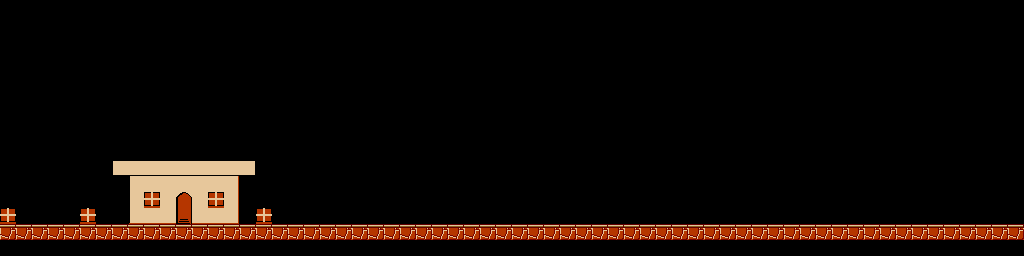

This game map was drawn from its Tiled (.tmx) file and the tilesets committed beside it. A one-line description and the trimmed map source follow:
An orthogonal 64x16 tile map with 16x16 px tiles, 2 tile layers (Capa de patrones 1, Capa de patrones 2).

<map version="1.2" tiledversion="1.3.5" orientation="orthogonal" renderorder="right-down" width="64" height="16" tilewidth="16" tileheight="16" infinite="0" nextlayerid="3" nextobjectid="1">
 <editorsettings>
  <export target="MaxioN1.json" format="json" />
 </editorsettings>
 <tileset firstgid="1" name="TileSetMaxio" tilewidth="16" tileheight="16" tilecount="30" columns="5">
  <image source="TileSetMaxio.png" trans="ff00ff" width="80" height="96" />
  <tile id="0">
   <properties>
    <property name="collides" type="bool" value="true" />
   </properties>
  </tile>
  <tile id="1">
   <properties>
    <property name="collides" type="bool" value="true" />
   </properties>
  </tile>
  <tile id="2">
   <properties>
    <property name="collides" type="bool" value="true" />
   </properties>
  </tile>
  <tile id="5">
   <properties>
    <property name="collides" type="bool" value="true" />
   </properties>
  </tile>
  <tile id="6">
   <properties>
    <property name="collides" type="bool" value="false" />
   </properties>
  </tile>
  <tile id="7">
   <properties>
    <property name="collides" type="bool" value="false" />
   </properties>
  </tile>
  <tile id="10">
   <properties>
    <property name="coliides" type="bool" value="false" />
    <property name="collides" type="bool" value="true" />
   </properties>
  </tile>
  <tile id="11">
   <properties>
    <property name="coliides" type="bool" value="false" />
    <property name="collides" type="bool" value="true" />
   </properties>
  </tile>
  <tile id="12">
   <properties>
    <property name="collides" type="bool" value="false" />
   </properties>
  </tile>
 </tileset>
 <layer id="1" name="Capa de patrones 1" width="64" height="16">
  <data>[1024 cells, 94 non-empty, 13 distinct tile ids]</data>
 </layer>
 <layer id="2" name="Capa de patrones 2" width="64" height="16">
  <data>[1024 cells, 3 non-empty, 1 distinct tile ids]</data>
 </layer>
</map>